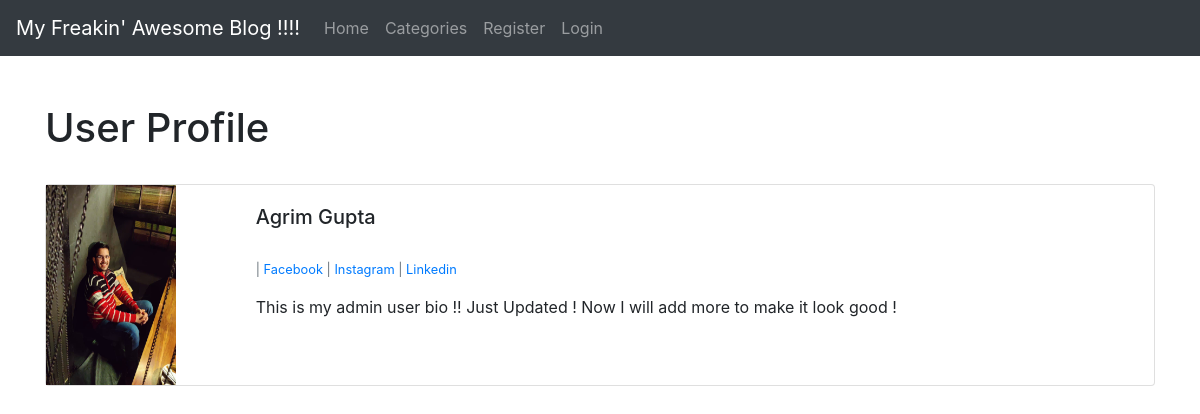
/members/1/profile/, run on the app's committed database.
### final_app/models.py (models this page shows, shortened)
class Profile(models.Model):
    user = models.OneToOneField(User, null=True, on_delete=models.CASCADE)
    bio = models.TextField()
    profile_pic = models.ImageField(
        null=True, blank=True, upload_to="images/profile/")
    website_url = models.CharField(max_length=255, null=True, blank=True)
    facebook_url = models.CharField(max_length=255, null=True, blank=True)
    twitter_url = models.CharField(max_length=255, null=True, blank=True)
    instagram_url = models.CharField(max_length=255, null=True, blank=True)
    pinterest_url = models.CharField(max_length=255, null=True, blank=True)
    Linkedin_url = models.CharField(max_length=255, null=True, blank=True)

### members/views.py (the view)
# urls.py: path('<int:pk>/profile/', ShowProfilePageView.as_view(),
class ShowProfilePageView(DetailView):
    model = Profile
    template_name = 'registration/user_profile.html'
    def get_context_data(self, *args, **kwargs):
        context = super(ShowProfilePageView,
                        self).get_context_data(*args, **kwargs)
        page_user = get_object_or_404(Profile, id=self.kwargs['pk'])
        context["page_user"] = page_user
        return context

### members/templates/registration/user_profile.html (shortened to what this page needs)
{% extends 'base.html' %}
{%load static%}
{% block content %}
<h1>User Profile</h1><br />
<div class="card mb-3">
    <div class="row g-0">
        <div class="col-md-2">
            {%if page_user.profile_pic%}
            <img src="{{page_user.profile_pic.url}}" width="130" height="200">
            {%else%}
            <img src="{%static 'final_app/images/download.png'%}" class=card-img>
            {%endif%}
        </div>
        <div class="col-md-9">
            <div class="card-body">
                <h5 class="card-title">{{page_user.user.first_name}} {{page_user.user.last_name}}</h5>
                <p class="small text-muted">
                    <br />
                    {%if page_user.facebook_url%} | <a href="{{page_user.facebook_url}}">Facebook
                    </a>{%endif%}
                    {%if page_user.instagram_url%} | <a href="{{page_user.instagram_url}}">Instagram
                    </a>{%endif%}
                    {%if page_user.Linkedin_url%} | <a href="{{page_user.Linkedin_url}}">Linkedin
                    </a>{%endif%}
                </p>
                <p class="card-text ">{{page_user.bio}}</p>
            </div>
        </div>
    </div>
</div>
{% endblock %}

### data on the page
Profile: profile_pic (picture), user.first_name "Agrim", user.last_name "Gupta", bio "This is my admin user bio !! Just Updated ! Now I will add more to make it look good !"
